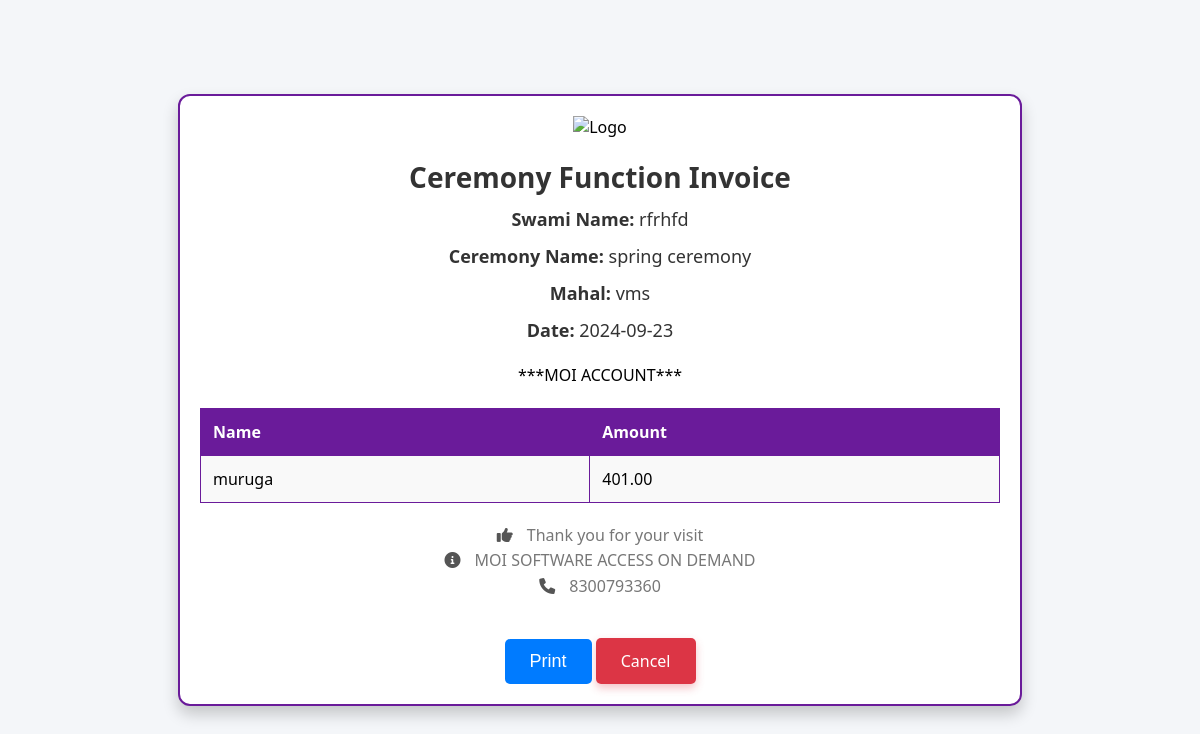
Page /ceremony_view.php?id=18 (signed in) on the committed database.
### tables this page shows
CREATE TABLE `ceremony_moi` (
  `id` int(11) NOT NULL,
  `swaminame` varchar(225) NOT NULL,
  `date` date NOT NULL DEFAULT current_timestamp(),
  `ceremony` varchar(225) NOT NULL,
  `ceremonyowner` varchar(225) NOT NULL,
  `mahal` varchar(225) NOT NULL,
  `name` varchar(225) NOT NULL,
  `address` varchar(225) NOT NULL,
  `mobile` varchar(20) NOT NULL,
  `amount` decimal(10,2) NOT NULL
);

### ceremony_view.php (the view, shortened to what this page needs)
<?php
include('db.php');
if (isset($_GET['id']) && !empty($_GET['id'])) {
    $id = $con->real_escape_string($_GET['id']);
    $sql = "SELECT * FROM ceremony_moi WHERE id='$id'";
    $result = $con->query($sql);
    if ($result && $result->num_rows > 0) {
        $row = $result->fetch_assoc();
        $swaminame = $row['swaminame'];
        $date = $row['date'];
        $mahal = $row['mahal'];
        $name = $row['name'];
        $ceremony = $row['ceremony'];
        $amount = $row['amount'];
    } else {
        echo "<p>Record not found.</p>";
        exit;
    }
} else {
    echo "<p>Invalid ID.</p>";
    exit;
}
?>
<!DOCTYPE html>
<html lang="en">
<head>
    <link rel="stylesheet" href="https://cdnjs.cloudflare.com/ajax/libs/font-awesome/6.0.0-beta3/css/all.min.css">
</head>
<body>
    <div class="container">
        <div class="logo">
            <img src="https://c4.wallpaperflare.com/wallpaper/45/360/53/lord-shiva-hindu-gods-hinduism-india-hd-wallpaper-preview.jpg" alt="Logo">
        </div>
        <div class="header">
            Ceremony Function Invoice
        </div>
        <div class="details">
            <p><strong>Swami Name:</strong> <?php echo htmlspecialchars($swaminame); ?></p>
            <p><strong>Ceremony Name:</strong> <?php echo htmlspecialchars($ceremony); ?></p>
            <p><strong>Mahal:</strong> <?php echo htmlspecialchars($mahal); ?></p>
            <p><strong>Date:</strong> <?php echo htmlspecialchars($date); ?></p>
        </div>
        <div class="account-info">***MOI ACCOUNT***</div>
        <br>
        <div class="table-container">
            <table>
                <tr>
                    <th>Name</th>
                    <th>Amount</th>
                </tr>
                <tr>
                    <td><?php echo htmlspecialchars($name); ?></td>
                    <td><?php echo htmlspecialchars($amount); ?></td>
                </tr>
            </table>
        </div>
        <div class="footer">
            <i class="fas fa-thumbs-up"></i> Thank you for your visit
            <br><i class="fas fa-info-circle"></i>  MOI SOFTWARE ACCESS ON DEMAND
            <br><i class="fa fa-phone" aria-hidden="true"></i> 8300793360
        </div>
        <div class="button-container">
            <button class="print-button" onclick="print_invoice()">Print</button>
            <a href="ceremony_display.php" class="cancel-btn">Cancel</a>
        </div>
    </div>
</body>
</html>

### ceremony_view.php (style rules this page uses)
body { font-family: 'Segoe UI', Tahoma, Geneva, Verdana, sans-serif; background-color: #f4f6f9; margin: 0; padding: 0; display: flex; justify-content: center; align-items: center; height: 100vh; }
.container { width: 80%; max-width: 800px; padding: 20px; background-color: #ffffff; border: 2px solid #6a1b9a; border-radius: 12px; box-shadow: 0 8px 16px rgba(0, 0, 0, 0.2); text-align: center; margin: auto; position: relative; }
.logo { margin-bottom: 20px; }
.logo img { max-width: 150px; height: auto; }
.header { font-size: 28px; font-weight: 700; color: #333; margin-bottom: 10px; }
.details { margin-bottom: 20px; font-size: 18px; color: #333; text-align: center; line-height: 1.5; }
.details p { margin: 10px 0; }
.table-container { margin-bottom: 20px; width: 100%; overflow-x: auto; }
table { width: 100%; border-collapse: collapse; margin: 0 auto; }
th, td { border: 1px solid #6a1b9a; padding: 12px; text-align: left; font-size: 16px; }
th { background-color: #6a1b9a; color: #ffffff; font-weight: 700; }
tr:nth-child(even) { background-color: #f9f9f9; }
.footer { font-size: 16px; color: #777; margin-top: 20px; text-align: center; line-height: 1.6; }
.footer i { margin-right: 10px; color: #555; }
button { background-color: #007bff; color: white; border: none; padding: 12px 25px; border-radius: 5px; font-size: 18px; cursor: pointer; margin-top: 20px; position: relative; }
.print-button { display: inline-block; }
.cancel-btn { background: #dc3545; color: white; padding: 12px 25px; border-radius: 5px; text-decoration: none; box-shadow: 0 4px 8px rgba(220, 53, 69, 0.3); }
.button-container { margin-top: 20px; }

### rows in the picture
ceremony_moi: swaminame "rfrhfd", ceremony "spring ceremony", mahal "vms", date "2024-09-23", name "muruga", amount "401.00"
